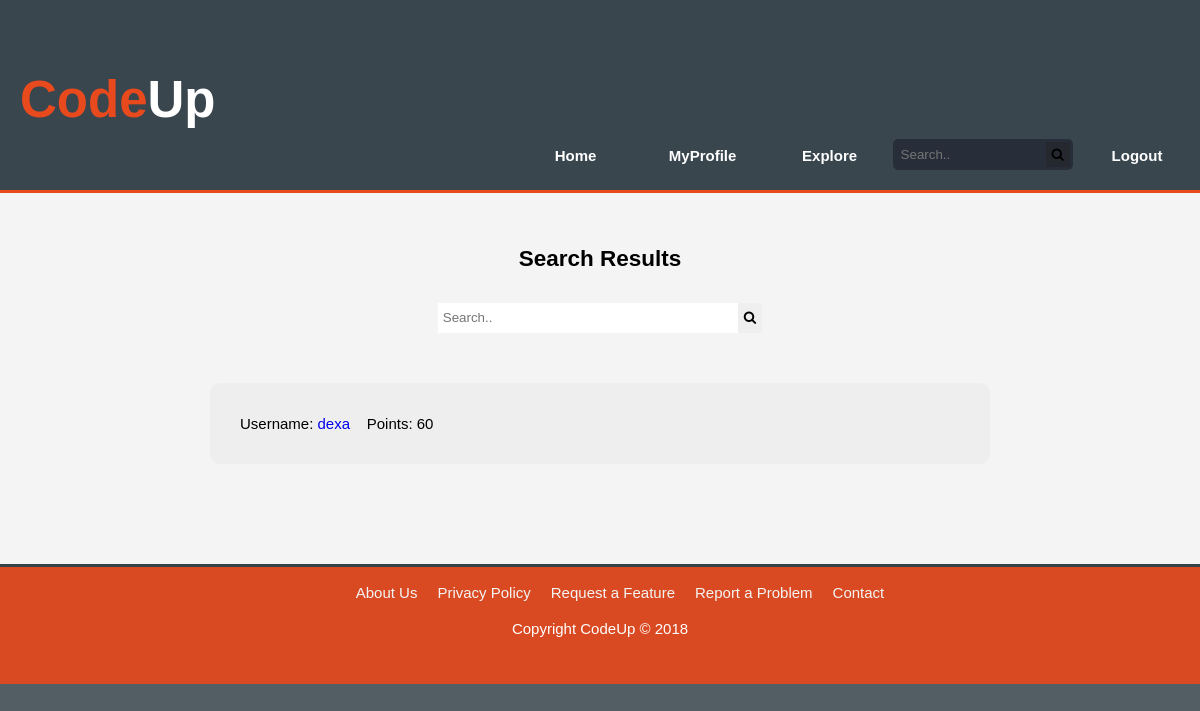
The page /www.codeup.com/search.php (signed in) on the database as committed earlier.
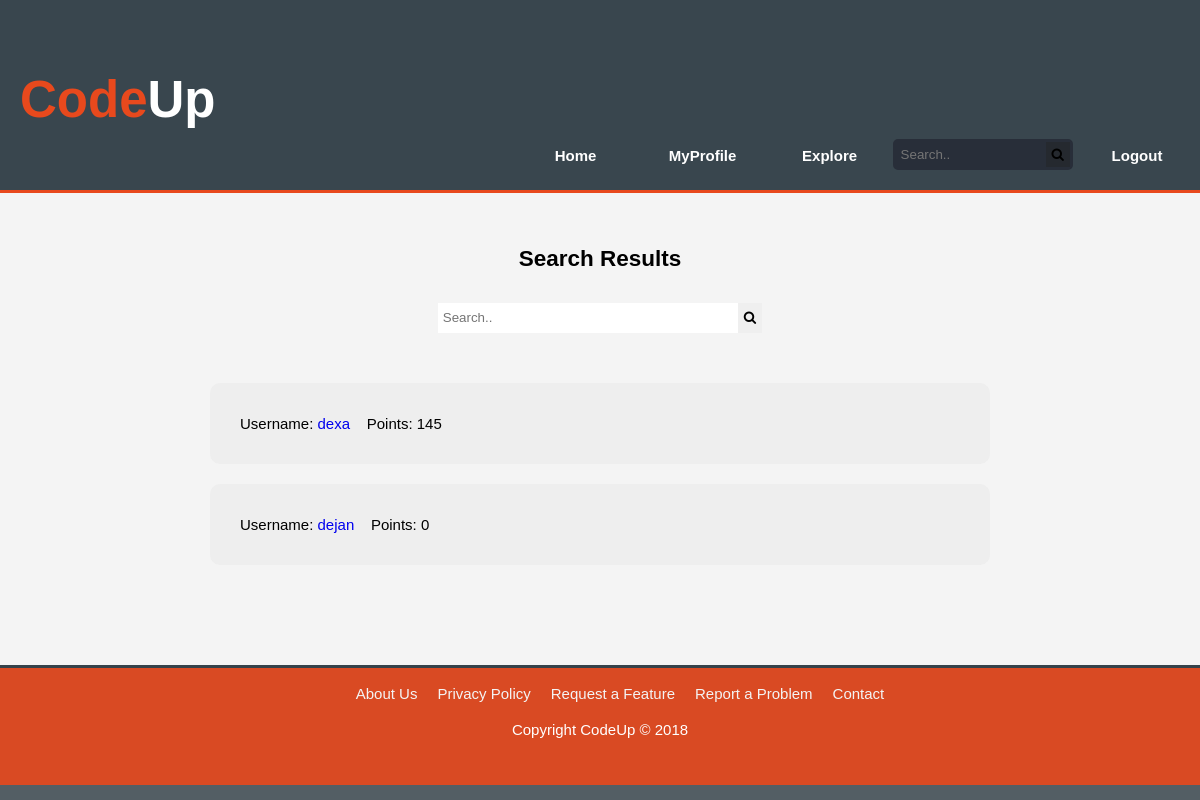
The same page on the database as committed later.
### tables this page shows
CREATE TABLE `users` (
  `user_id` int(11) NOT NULL,
  `username` varchar(30) NOT NULL,
  `password` varchar(255) NOT NULL,
  `email` varchar(50) NOT NULL,
  `country_id` int(11) NOT NULL,
  `account_type` varchar(5) NOT NULL,
  `points` int(11) NOT NULL,
  `active` tinyint(1) NOT NULL,
  `registration_token` varchar(255) NOT NULL
);

### codeup_res/helpers.php (called while the page is built, shortened)
<?php
function render($file, $args = NULL) {
    $PATH = "../codeup_res/views/include/" . $file . ".php";
    require_once($PATH);
}
 ?>

### www.codeup.com/search.php (called while the page is built)
<?php
require_once("../codeup_res/helpers.php");
require_once("../codeup_res/choose_controller.php");
render('header', array(
    'title' => "Search Users",
    'css' => array(
        'css/style.css'
    ),
    'navigation' => $controller->header_navigation()
));
$controller->search_users();
render('footer');
 ?>

### codeup_res/models/account_manager.php (called while the page is built, shortened)
<?php
class AccountManager {
    public static function get_all_users() {
        $connection = DatabaseConnection::connection();
        $sql = "SELECT user_id, username, points FROM users";
        $statement = $connection->prepare($sql);
        $statement->execute();
        $results = $statement->fetchAll();
        $users = array();
        foreach ($results as $result) {
            $users[$result['user_id']] = array($result['username'], $result['points']);
        }
        return $users;
    }
}
?>

### codeup_res/views/search_users.php (the view)
<section id="main">
    <div class="form-container">
        <h2 class="form-title">Search Results</h2>
        <form id="support-form" class="search-form" action="search" method="get">
            <input type="search" class="search-bar" placeholder="Search.." name="username">
              <button class="search-button">
                  <i class="fa fa-search"></i>
              </button>
        </form>
    </div>
    <div class="search-results">
        <?php
            if(!empty($users)) {
                foreach ($users as $user_id => $user_information) {
                    $username = $user_information[0];
                    $points = $user_information[1];
                    echo '<p class="result">
                        Username: <a href="profile?id=' . $user_id . '">'
                            . $username .'</a>&nbsp;&nbsp;&nbsp; Points: ' . $points .
                        '</p>';
                }
            }
            else {
                echo "<p style='text-align:center'>Sorry, we could not find the user you are searching for.</p>";
            }
        ?>
    </div>
</section>

### codeup_res/views/include/header.php (shortened to what this page needs)
<!DOCTYPE html>
<html lang="en" dir="ltr">
    <head>
        <?php
        foreach($css as $style) {
            echo '<link rel="stylesheet" href="../codeup_res/views/'. $style . '" />';
        };
        echo '
        <link rel="stylesheet"
        href="https://cdnjs.cloudflare.com/ajax/libs/font-awesome/4.7.0/css/font-awesome.min.css">
        ';
        ?>
    </head>
    <body>
      <div class="site">
        <header class="full-width">
            <div id="logo">
                <h1><span class="highlight">Code</span>Up</h1>
            </div>
            <nav class="main-nav">
                <ul>
                    <?php foreach($navigation as $nav_item => $navigation_url) {
                        if ($nav_item == "Search"){
                            echo
                            '<form class="search-form" action="search">
                              <input type="search" class="search-bar" placeholder="Search.." name="username">
                                <button class="search-button">
                                    <i class="fa fa-search"></i>
                                </button>
                            </form>' ;
                    }
                        else {
                            echo "
                            <li class='custom-button button-basic'>
                                <a href='$navigation_url'>$nav_item</a>
                            </li>
                            ";
                        }
                    }
                ?>
                </ul>
              </nav>
        </header>

### codeup_res/controllers/user_controller.php (shortened to what this page needs)
<?php
class UserController extends Controller {
    public function search_users() {
        require_once("../codeup_res/models/account_manager.php");
        if(!$this->search_field_is_set() || !$this->search_field_is_filled()) {
            $users = AccountManager::get_all_users();
            require_once("../codeup_res/views/search_users.php");
        }
        else {
            $username = $_GET['username'];
            $users = AccountManager::get_users_by_username($username);
            require_once("../codeup_res/views/search_users.php");
        }
    }
    private function search_field_is_set() {
        return isset($_GET['username']);
    }
}
?>

### codeup_res/views/include/footer.php
        <footer>
            <nav class="footer-nav full-width">
              <ul>
                <li class="link"> <a href="about">About Us</a> </li>
                <li class="link"> <a href="privacy_policy">Privacy Policy</a> </li>
                <li class="link"> <a href="support">Request a Feature</a> </li>
                <li class="link"> <a href="support">Report a Problem</a> </li>
                <li class="link"> <a href="contact">Contact</a> </li>
              </ul>
            </nav>
            <p>Copyright CodeUp &copy; 2018</p>
        </footer>
    </body>
</html>

### codeup_res/views/css/style.css (style rules this page uses)
:root { --global-font : 15px/1.4 Arial, Helvetica, sans-serif; --custom-dark-grey: #35424a; --custom-dark-grey-w-opacity: rgba(53, 66, 74, 0.85); --custom-light-grey: #f4f4f4; --custom-orange: #e8491d; --custom-orange-w-opacity: rgba(232, 73, 28, 0.9); --custom-blue: #7da4db; --button-blue: #669999; --button-blue-hover: #527a7a; --input-field-color: #d8dedf; --input-font-color: #67757e; --input-field-hover: #e3e6e8; --form-bg: #eceeef; --form-radius: 25px; --bg-color: var(--custom-dark-grey-w-opacity); --header-bg-color: var(--custom-dark-grey-w-opacity); --header-font-color: #ffffff; --header-border: var(--custom-orange) 3px solid; --footer-bg-color: var(--custom-orange); --footer-font-color: #ffffff; --footer-border: var(--custom-dark-grey) 3px solid; }
html { font: 15px/1.4 Arial, Helvetica, sans-serif; }
body { padding: 0; margin: 0; background: var(--bg-color); margin-left: 10px; margin-right:10px; }
section#main { margin-top: 0px; padding-bottom: 50px; background: var(--custom-light-grey); }
.form-title { text-align: center; margin-top: 0; padding-top: 50px; }
a { text-decoration: none; }
ul { list-style: none; }
.custom-button { margin: 0; padding: 4px 3px 4px 4px; text-align: center; min-width: 80px; max-width: 200px; border-radius: 6px; }
header { background: var(--header-bg-color); color: #ffffff; border-bottom: var(--header-border); font-weight: bold; overflow: hidden; padding-top: 30px; min-height: 70px; }
header div#logo { font-size: 1.7em; padding-bottom: 20px; margin-left: 20px; }
header div#logo .highlight { color: var(--custom-orange); }
header .main-nav ul { margin-bottom: 20px; }
header .main-nav ul li { font-size: 1em; margin-left: 20px; margin-right: 20px; }
header .main-nav ul li a { color: #ffffff; }
footer { background: var(--custom-orange-w-opacity); color: #ffffff; border-top: var(--custom-dark-grey) 3px solid; padding-bottom: 30px; margin-bottom: 0px; min-height: 70px; }
footer .footer-nav ul { list-style: none; align-content: center; }
footer .footer-nav ul li a { color: var(--custom-light-grey); }
footer p { text-align: center; }
body { margin: 0; }
.form-container { display: flex; flex-direction: column; align-items: center; }
.search-form { display: flex; overflow: inherit; border-radius: 5px; }
.form-container .search-form { margin-top: 10px; }
.form-container .search-bar { height: 30px; width: 300px; }
header .search-form { max-width: 250px; border: 3px solid #282e39; }
.search-bar { padding: 5px 5px; border: none; color: black; }
header .search-bar { background-color: #282e39; min-height: 20px; max-width: 150px; }
.search-button { border: none; }
header .search-button { background-color: #25292f; }
.search-results { margin-top: 50px; margin-bottom: 50px; }
.search-results .result { margin: 20px auto; max-width: 1000px; width: 60%; min-width: 400px; padding: 30px; border-radius: 10px; background-color: #edededcc; }
header { display: grid; grid-template-columns: 300px auto 1fr; }
header div#logo { grid-column: 1 / span 1; max-width: 300px; }
header nav { grid-column: 3 / span 1; display: flex; justify-content: flex-end; }
header nav ul { display: flex; align-items: flex-end; }
footer .footer-nav ul { display: flex; flex-flow: row; justify-content: center; align-content: space-between; }
footer .footer-nav ul li { margin-left: 10px; margin-right: 10px; }

Rows that differ between the two databases and show on the page:
changed users "dexa": points "60" → "145"
added users: username "dejan", points "0"
